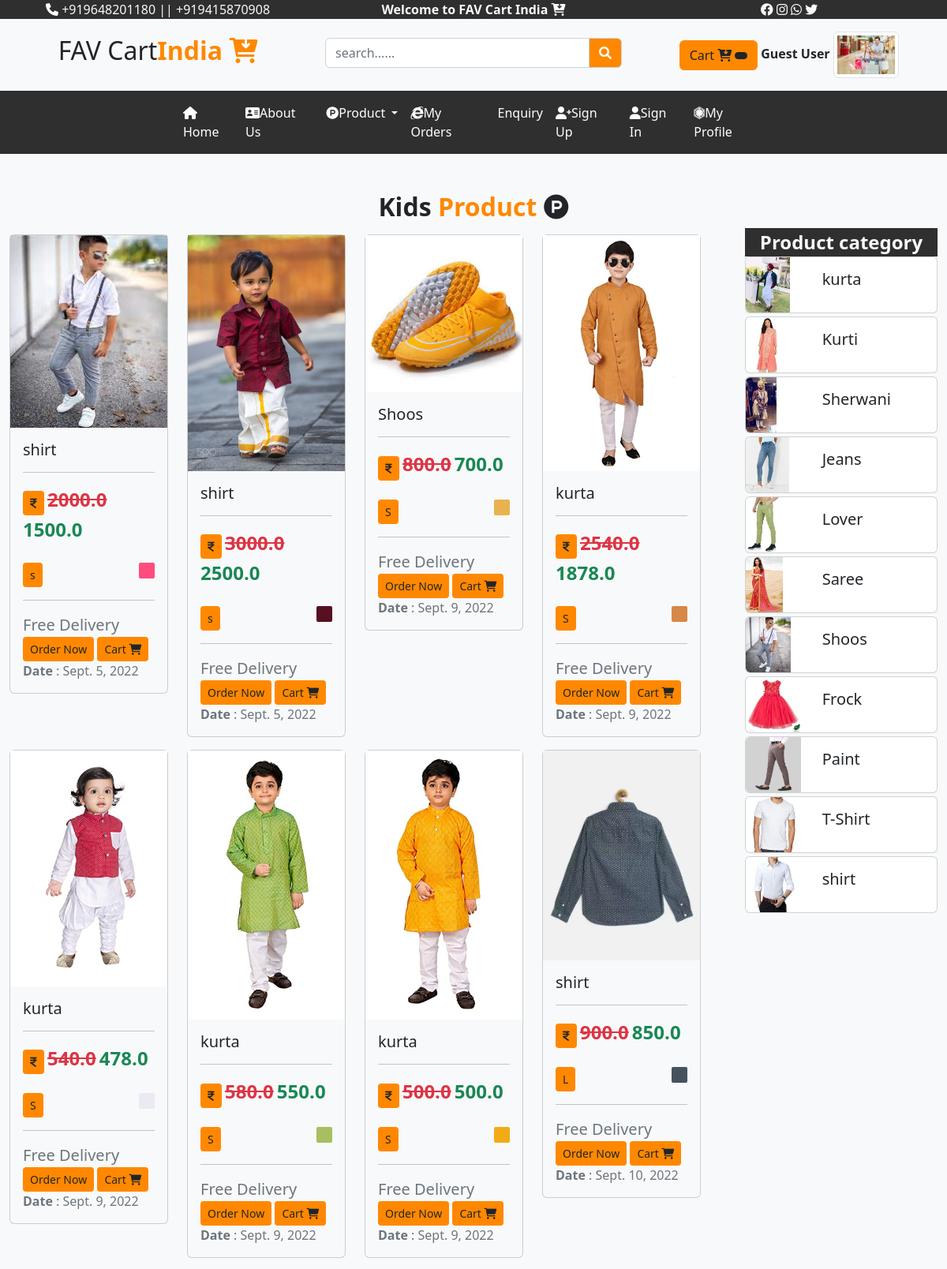
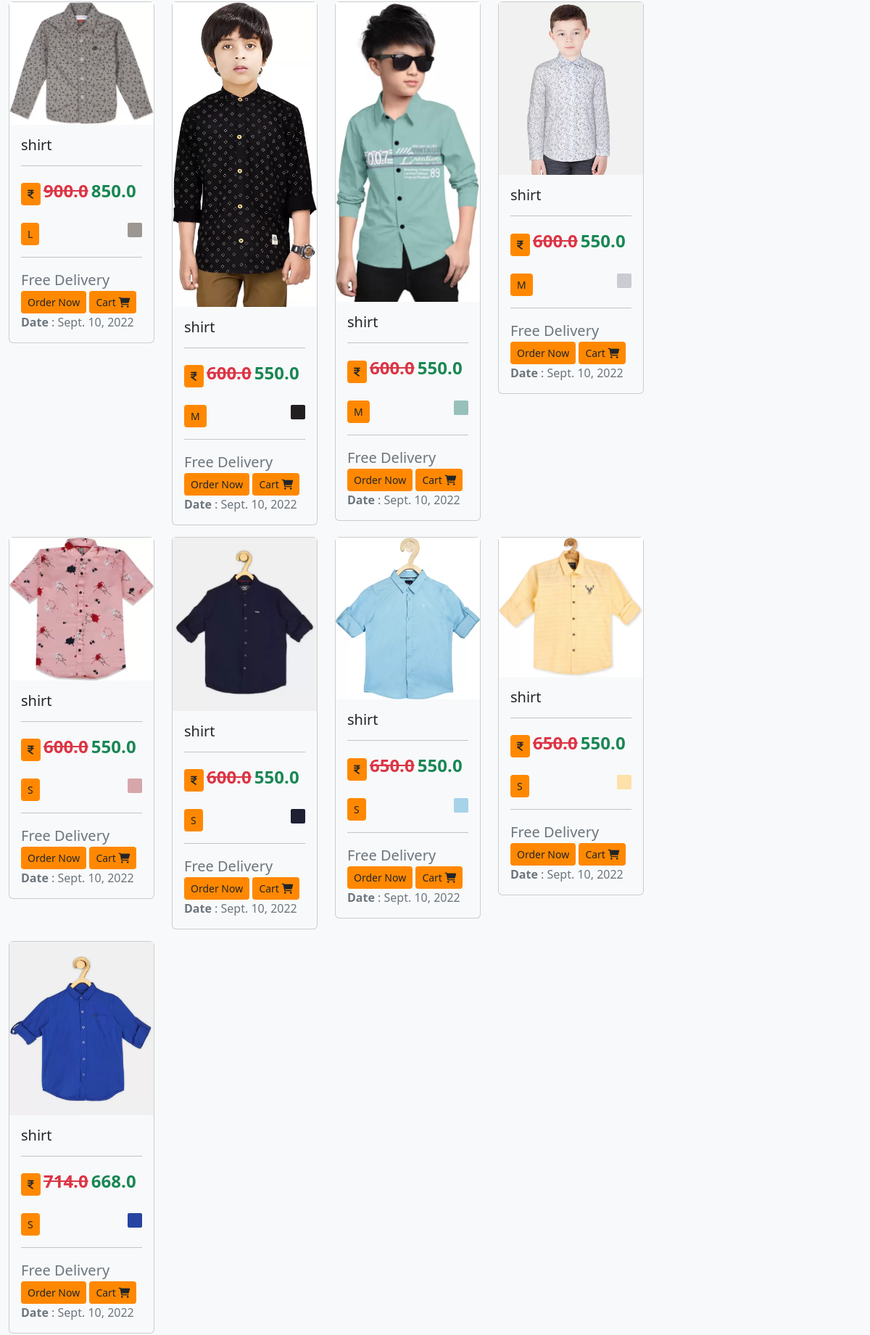
/user/kids/ (upper part), run on the app's committed database (2 pictures, top to bottom).
### User/models.py (models this page shows)
class myproduct(models.Model):
    pprice=models.FloatField()
    dprice=models.FloatField()
    psize=models.CharField(max_length=20)
    pcolor=models.CharField(max_length=20)
    pdes=models.TextField()
    pdel=models.CharField(max_length=60)
    ppic=models.ImageField(upload_to='static/product/',default="")
    pdate=models.DateField()
    pcategory=models.ForeignKey(category,on_delete=models.CASCADE,null=True)
    mcategory=models.ForeignKey(maincate,on_delete=models.CASCADE,null=True)

class category(models.Model):
    Name=models.CharField(max_length=40)
    CPic=models.ImageField(upload_to='static/category/',null=True)
    def __str__(self):
        return self.Name

### User/views.py (the view)
# urls.py: path('kids/',views.kids),
def kids(request):
    user = request.session.get('userid')
    ct = ""
    if user:
        ct = mcart.objects.all().filter(userid=user).count()
    cid = request.GET.get('msg')
    cat = category.objects.all().order_by('-id')
    d = myproduct.objects.all().filter(mcategory=3)
    if cid is not None:
        d = myproduct.objects.all().filter(mcategory=3, pcategory=cid)
    mydict = {"cats":cat,"data":d,"a": cid,"cart":ct}
    return render(request,'user/kids.html',mydict)

### templates/user/kids.html
{% extends 'base.html'%}
{% block content %}
<h2 class="fs-2 text-center"><b class="text-bcolor">Kids <b class="text-ocolor"> Product</b>
<i class="fa-brands fa-product-hunt"></i></b>
</h2>
<div class="row">
    <div class="col-sm-9">
        <div class="row">
         {% for a in data %}
    <div class="col-sm-3 my-2">
        <div class="card bg-light">
            <img src="/{{a.ppic}}"  class="img-card-top">
            <div class="card-body">
                <h5 class="card-title">{{a.pcategory}}</h5>
                <hr class="divider"/>
                <b class="btn btn-sm bg-ocolor">
                <i class="fa-solid fa-indian-rupee-sign"></i>
                </b>
                <b class="text-danger fs-4"><s>{{a.pprice}}</s></b>
                <b class="text-success fs-4">{{a.dprice}}</b><br/><br/>
                <b class="btn btn-sm bg-ocolor">{{a.psize}}</b>
                <div style="height:20px;width:20px;background:{{a.pcolor}};border-radius:2px;" class="float-end"></div><hr>
                    <span class="text-muted fs-5">Free Delivery </span><br/>
                     <a href="/user/viewproduct?abc={{a.id}}" class="btn btn-sm bg-ocolor">Order Now </a>
                    <a href="#" class="btn btn-sm bg-ocolor">Cart
                        <i class="fa-solid fa-cart-shopping"></i> </a>
                <span class="text-muted"><br/><b>Date</b> : {{a.pdate}}
                </span><br/>
                    </div>
                </div>
            </div>
      {% endfor %}
            </div>
    </div>
    <div class="col-sm-3">
        <ul class="list">
            <li class="list group-item active fs-4 bg-bcolor text-light fw-bold text-center">Product category</li>
      {% for x in cats %}
       <li class="list-group-item">
           <div class="card mb-1 w-100" >
  <div class="row g-0">
    <div class="col-md-4">
      <img src="/{{x.CPic}}" style="max-height:70px;" class="img-fluid rounded-start" alt="...">
    </div>
    <div class="col-md-8">
      <div class="card-body">
          <a href="/user/kids?msg={{x.id}}" class="text-dark"
                style="text-decoration:none">
        <h5 class="card-title">{{x.Name}}</h5>
              </a>
      </div>
    </div>
  </div>
</div>
       </li>
            {% endfor %}
        </ul>
    </div>
</div>
{% endblock %}

### data on the page
myproduct: ppic (picture), pcategory "shirt", pprice "2000.0", dprice "1500.0", psize "s", pdate "Sept. 5, 2022"
myproduct: ppic (picture), pcategory "shirt", pprice "3000.0", dprice "2500.0", psize "s", pdate "Sept. 5, 2022"
myproduct: ppic (picture), pcategory "Shoos", pprice "800.0", dprice "700.0", psize "S", pdate "Sept. 9, 2022"
myproduct: ppic (picture), pcategory "kurta", pprice "2540.0", dprice "1878.0", psize "S", pdate "Sept. 9, 2022"
myproduct: ppic (picture), pcategory "kurta", pprice "540.0", dprice "478.0", psize "S", pdate "Sept. 9, 2022"
myproduct: ppic (picture), pcategory "kurta", pprice "580.0", dprice "550.0", psize "S", pdate "Sept. 9, 2022"
myproduct: ppic (picture), pcategory "kurta", pprice "500.0", dprice "500.0", psize "S", pdate "Sept. 9, 2022"
myproduct: ppic (picture), pcategory "shirt", pprice "900.0", dprice "850.0", psize "L", pdate "Sept. 10, 2022"
myproduct: ppic (picture), pcategory "shirt", pprice "900.0", dprice "850.0", psize "L", pdate "Sept. 10, 2022"
myproduct: ppic (picture), pcategory "shirt", pprice "600.0", dprice "550.0", psize "M", pdate "Sept. 10, 2022"
myproduct: ppic (picture), pcategory "shirt", pprice "600.0", dprice "550.0", psize "M", pdate "Sept. 10, 2022"
myproduct: ppic (picture), pcategory "shirt", pprice "600.0", dprice "550.0", psize "M", pdate "Sept. 10, 2022"
myproduct: ppic (picture), pcategory "shirt", pprice "600.0", dprice "550.0", psize "S", pdate "Sept. 10, 2022"
myproduct: ppic (picture), pcategory "shirt", pprice "600.0", dprice "550.0", psize "S", pdate "Sept. 10, 2022"
myproduct: ppic (picture), pcategory "shirt", pprice "650.0", dprice "550.0", psize "S", pdate "Sept. 10, 2022"
myproduct: ppic (picture), pcategory "shirt", pprice "650.0", dprice "550.0", psize "S", pdate "Sept. 10, 2022"
myproduct: ppic (picture), pcategory "shirt", pprice "714.0", dprice "668.0", psize "S", pdate "Sept. 10, 2022"
category: CPic (picture), Name "kurta"
category: CPic (picture), Name "Kurti"
category: CPic (picture), Name "Sherwani"
category: CPic (picture), Name "Jeans"
category: CPic (picture), Name "Lover"
category: CPic (picture), Name "Saree"
category: CPic (picture), Name "Shoos"
category: CPic (picture), Name "Frock"
category: CPic (picture), Name "Paint"
category: CPic (picture), Name "T-Shirt"
category: CPic (picture), Name "shirt"
